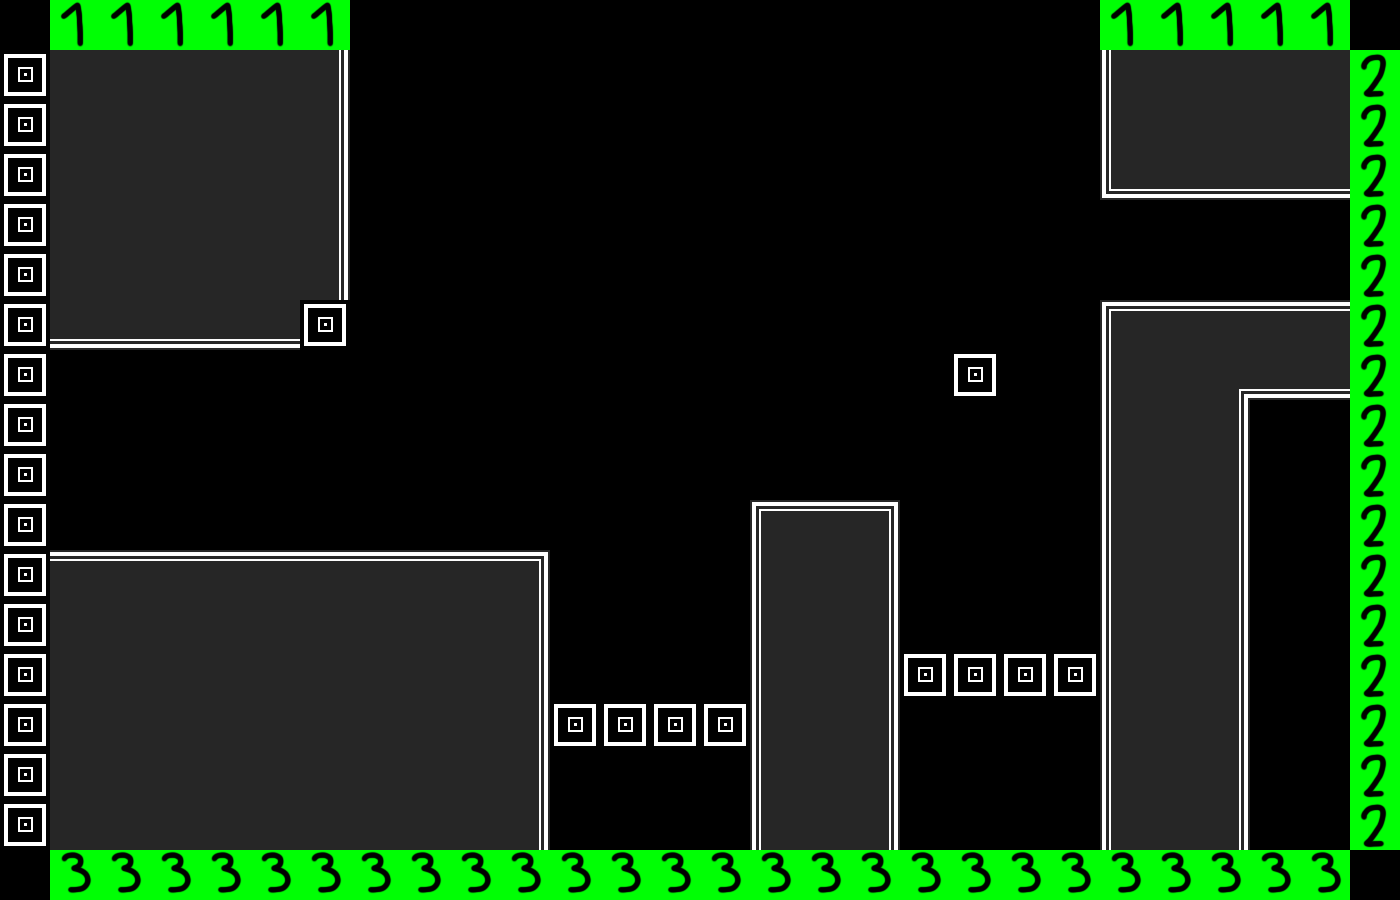

A level layout from a 2D game, rendered from its tile map. Below: a short description, then the map file with its tile-grid data intact:
An orthogonal 28x18 tile map with 50x50 px tiles, 1 tile layer (tiles) and 9 objects (3x spikes, spike).

<map version="1.10" tiledversion="1.11.2" orientation="orthogonal" renderorder="right-down" width="28" height="18" tilewidth="50" tileheight="50" infinite="0" nextlayerid="3" nextobjectid="17">
 <tileset firstgid="1" source="map01.tsx" />
 <layer id="1" name="tiles" width="28" height="18">
  <data encoding="csv">
0,25,25,25,25,25,25,0,0,0,0,0,0,0,0,0,0,0,0,0,0,0,25,25,25,25,25,0,
5,11,11,11,11,11,4,0,0,0,0,0,0,0,0,0,0,0,0,0,0,0,3,11,11,11,11,26,
5,11,11,11,11,11,4,0,0,0,0,0,0,0,0,0,0,0,0,0,0,0,3,11,11,11,11,26,
5,11,11,11,11,11,4,0,0,0,0,0,0,0,0,0,0,0,0,0,0,0,16,13,13,13,13,26,
5,11,11,11,11,11,4,0,0,0,0,0,0,0,0,0,0,0,0,0,0,0,0,0,0,0,0,26,
5,11,11,11,11,11,4,0,0,0,0,0,0,0,0,0,0,0,0,0,0,0,0,0,0,0,0,26,
5,13,13,13,13,13,5,0,0,0,0,0,0,0,0,0,0,0,0,0,0,0,6,12,12,12,12,26,
5,0,0,0,0,0,0,0,0,0,0,0,0,0,0,0,0,0,0,5,0,0,3,11,14,13,13,26,
5,0,0,0,0,0,0,0,0,0,0,0,0,0,0,0,0,0,0,0,0,0,3,11,4,0,0,26,
5,0,0,0,0,0,0,0,0,0,0,0,0,0,0,0,0,0,0,0,0,0,3,11,4,0,0,26,
5,0,0,0,0,0,0,0,0,0,0,0,0,0,0,6,12,7,0,0,0,0,3,11,4,0,0,26,
5,12,12,12,12,12,12,12,12,12,7,0,0,0,0,3,11,4,0,0,0,0,3,11,4,0,0,26,
5,11,11,11,11,11,11,11,11,11,4,0,0,0,0,3,11,4,0,0,0,0,3,11,4,0,0,26,
5,11,11,11,11,11,11,11,11,11,4,0,0,0,0,3,11,4,5,5,5,5,3,11,4,0,0,26,
5,11,11,11,11,11,11,11,11,11,4,5,5,5,5,3,11,4,0,0,0,0,3,11,4,0,0,26,
5,11,11,11,11,11,11,11,11,11,4,0,0,0,0,3,11,4,0,0,0,0,3,11,4,0,0,26,
5,11,11,11,11,11,11,11,11,11,4,0,0,0,0,3,11,4,0,0,0,0,3,11,4,0,0,26,
0,27,27,27,27,27,27,27,27,27,27,27,27,27,27,27,27,27,27,27,27,27,27,27,27,27,27,0
</data>
 </layer>
 <objectgroup id="2" name="spike-normal" class="spike">
  <object id="1" type="spike" gid="17" x="550" y="700" width="50" height="50" />
  <object id="2" type="spikes" gid="17" x="600" y="700" width="50" height="50" />
  <object id="3" type="spikes" gid="17" x="650" y="700" width="50" height="50" />
  <object id="4" type="spikes" gid="17" x="700" y="700" width="50" height="50" />
  <object id="5" gid="17" x="900" y="650" width="50" height="50" />
  <object id="6" gid="17" x="950" y="650" width="50" height="50" />
  <object id="7" gid="17" x="1000" y="650" width="50" height="50" />
  <object id="8" gid="17" x="1050" y="650" width="50" height="50" />
  <object id="9" gid="19" x="950" y="450" width="50" height="50" />
 </objectgroup>
</map>
